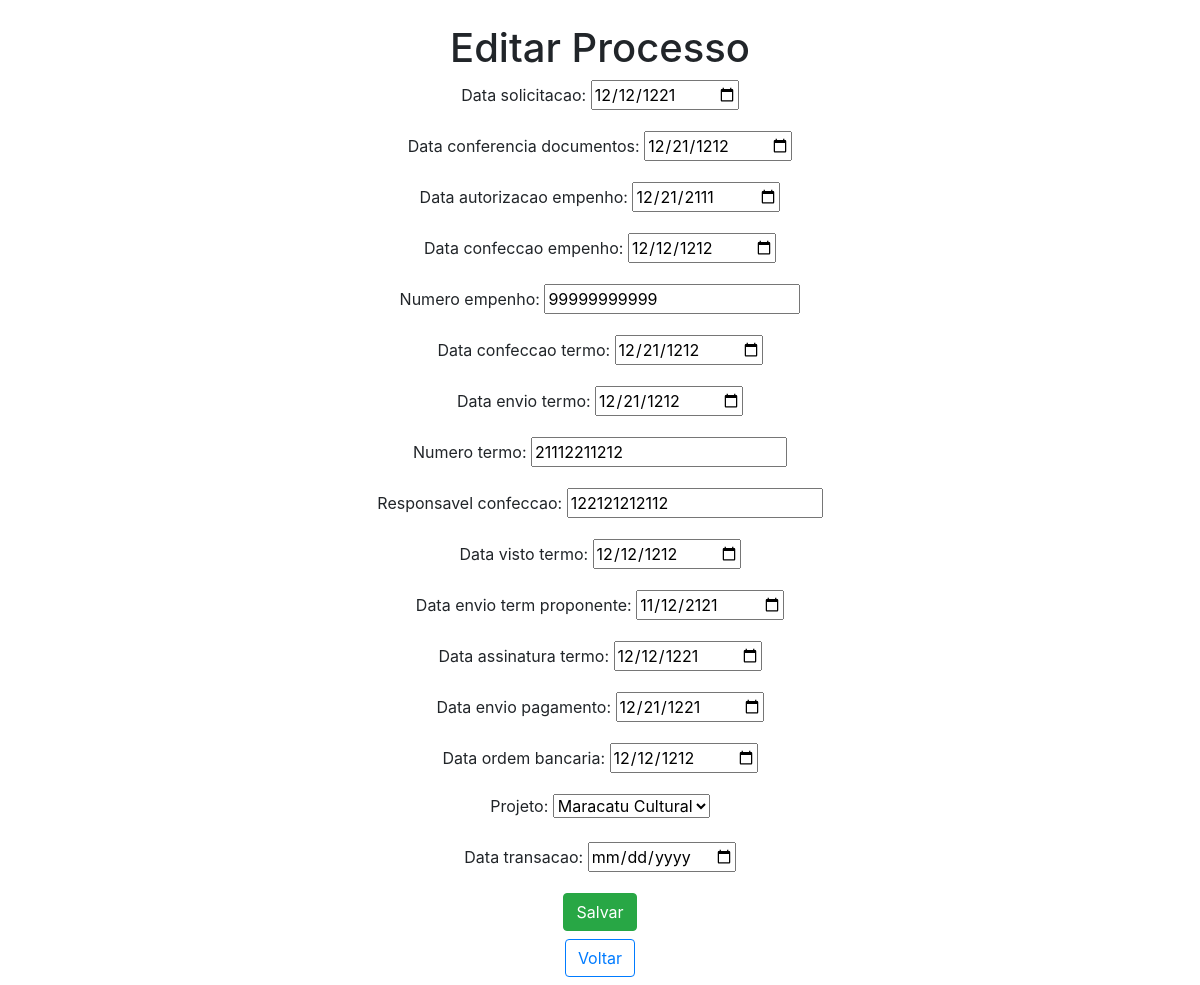
The page /edit_processo/3/ (signed in) on the database as committed earlier.
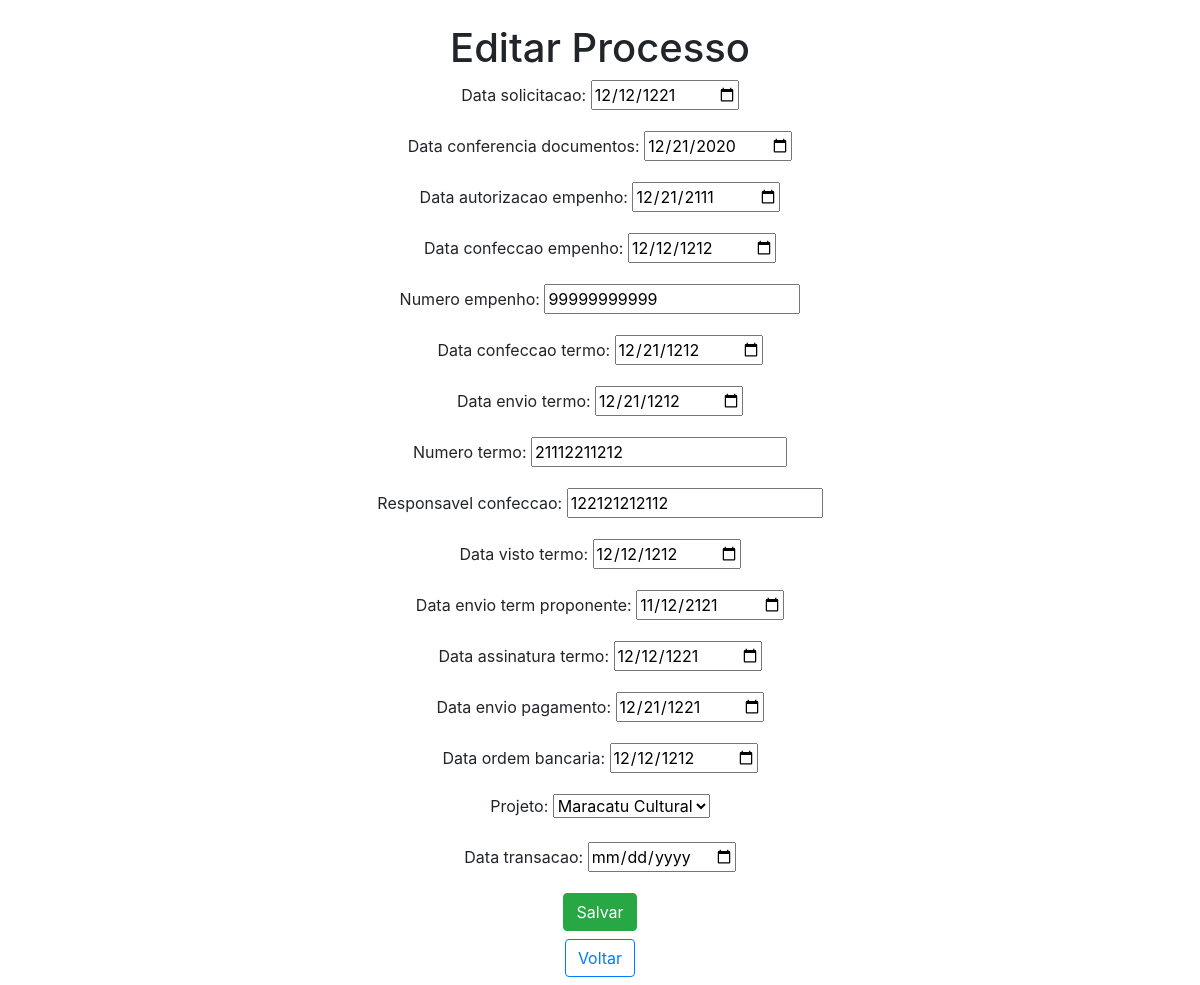
The same page on the database as committed later.
### app/models.py (models this page shows, shortened)
class Processo(models.Model):
    data_solicitacao = models.DateTimeField()
    data_conferencia_documentos = models.DateTimeField()
    data_autorizacao_empenho = models.DateTimeField()
    data_confeccao_empenho = models.DateTimeField()
    numero_empenho = models.CharField(max_length=30)
    data_confeccao_termo = models.DateTimeField()
    data_envio_termo = models.DateTimeField()
    numero_termo = models.CharField(max_length=30)
    responsavel_confeccao = models.CharField(max_length=100)
    data_visto_termo = models.DateTimeField()
    data_envio_term_proponente = models.DateTimeField()
    data_assinatura_termo = models.DateTimeField()
    data_envio_pagamento = models.DateTimeField()
    data_ordem_bancaria = models.DateTimeField()
    status_transacao = models.CharField(max_length=100)
    projeto = models.ForeignKey(Projeto, on_delete=models.CASCADE)

### app/views.py (the view)
# urls.py: path("edit_processo/<int:processo_id>/", edit_processo, name="edit_processo"),
@login_required
def edit_processo(request, processo_id):
    processo = get_object_or_404(Processo, pk=processo_id)
    if request.method == 'POST':
        form = ProcessoForm(request.POST, instance=processo)
        if form.is_valid():
            form.save()
            return redirect('processo_html')
    else:
        form = ProcessoForm(instance=processo)
    return render(request, 'edit_processo.html', {'form': form})

### app/models.py (called while the page is built)
    def __str__(self):
        return self.titulo_projeto

### app/templates/edit_processo.html (shortened to what this page needs)
<!DOCTYPE html>
<html lang="en">
<head>
    <link rel="stylesheet" href="https://stackpath.bootstrapcdn.com/bootstrap/4.1.3/css/bootstrap.min.css">
</head>
<body>
  <div class="col-8 m-auto pt-4 pb-2 text-center">
        <h1>Editar Processo</h1>
        <form method="post">
            {{ form.as_p }}
            <button type="submit" class="btn btn-success">Salvar</button>
        </form>
        <a href="{% url 'processo_html' %}" class="btn btn-outline-primary mt-2">
             Voltar
        </a>
  </div>
</body>
</html>

Rows that differ between the two databases and show on the page:
changed Processo "Maracatu Cultural": data_conferencia_documentos "12/21/1212" → "12/21/2020"
